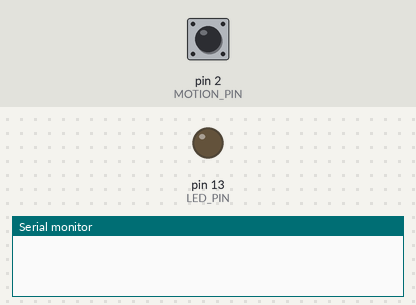
The sketch below on a simulated Arduino Uno, built with avr-gcc and run on an emulated ATmega328P. On the bench: output pins drawn as LEDs (lit = HIGH), the last lines printed to the serial monitor. Inputs (shaded band) come from the test bench; at power-on: pin 2 (MOTION_PIN) HIGH.

Above: at 1.2 s.
1.3 s: pin 2 (MOTION_PIN) pulled LOW for 0.15 s
At 2.2 s:
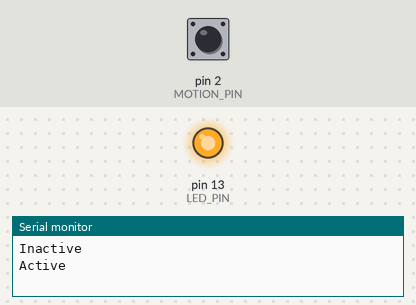
2.9 s: pin 2 (MOTION_PIN) pulled LOW for 3.2 s
At 3.9 s:
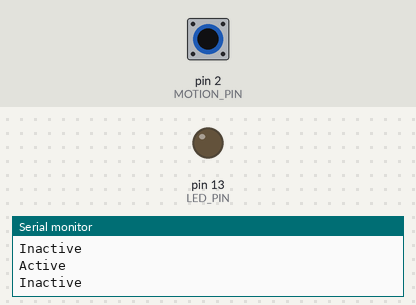
Timing chart, 0 to 7.6 s (numbered marks = the images above; inputs shaded):
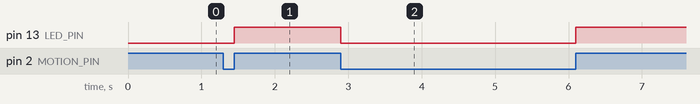

Measured:
- after the input at 1.3 s, pin 13 (LED_PIN): LOW → HIGH after 0.15 s
- after the input at 2.9 s, pin 13 (LED_PIN): HIGH → LOW at once, → HIGH 3.2 s later

The sketch:

Task1.2P.ino
```cpp
const int LED_PIN = 13;
const int MOTION_PIN = 2;
volatile bool movement = false;

void setup()
{
  Serial.begin(9600);
  pinMode(MOTION_PIN, INPUT_PULLUP);
  pinMode(LED_PIN, OUTPUT);
  attachInterrupt(digitalPinToInterrupt(MOTION_PIN), handleMotionChange, CHANGE);
}

void loop()
{
}

void handleMotionChange()
{
  movement = digitalRead(2);
  if (movement)
  {
    Serial.println("Active");
    digitalWrite(LED_PIN, HIGH);
  }
  else
  {
    Serial.println("Inactive");
    digitalWrite(LED_PIN, LOW);
  }
}
```
